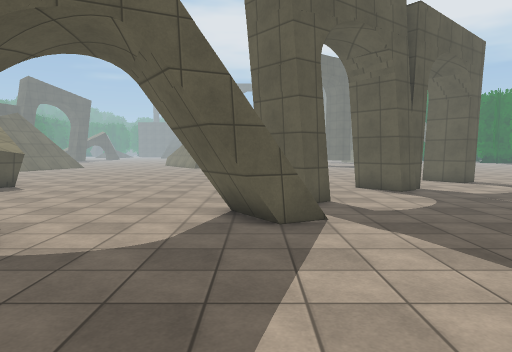
view 1 (above)

22 first-person views from a walk through a 3-D level made in the Unity game engine. The camera is 1.5 m above the floor, tilts 4° down and sees 70° across. The floor is counted in squares, 1 m on a side. Each view is taken from the middle of a square. On the plan, view 1 faces up. The plan holds only what a view shows up to about 16 squares ahead; the rest is blank. The place goes on beyond the plan. The player character is not drawn. Some animated figures are not drawn. Some surface patterns are stand-ins.

view 2
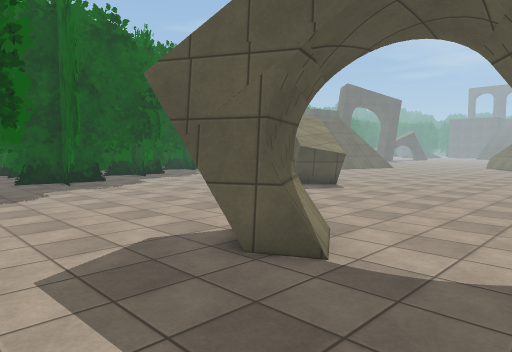

view 3
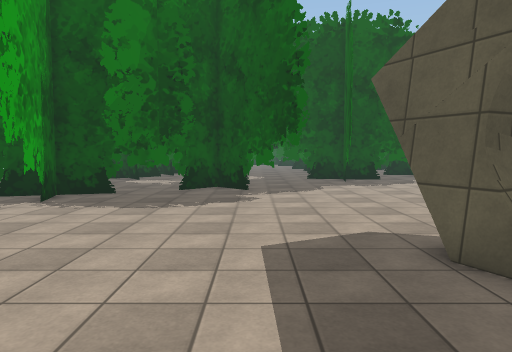

view 4
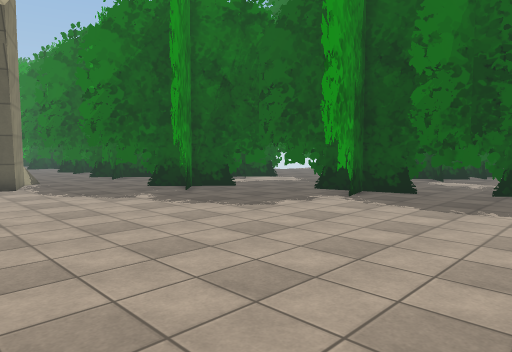

view 5
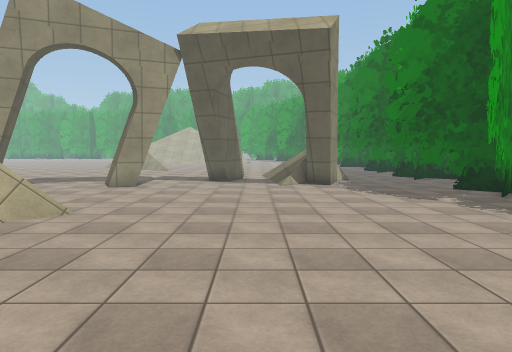

view 6
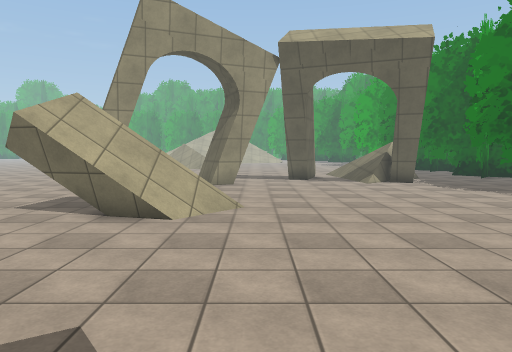

view 7
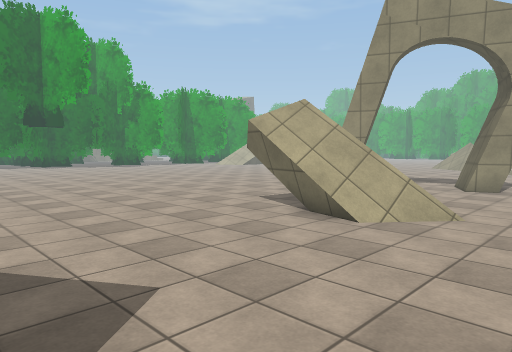

view 8
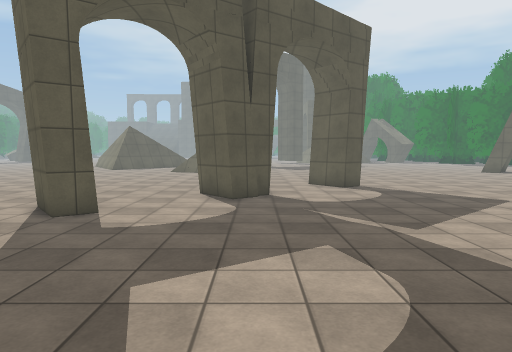

view 9
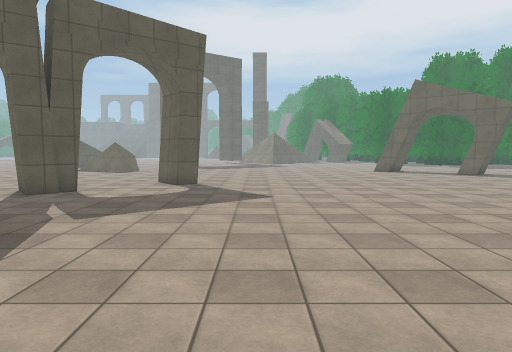

view 10
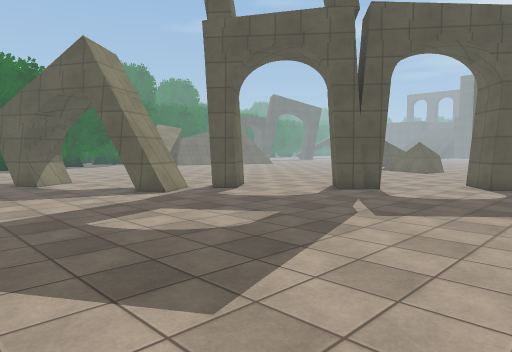

view 11
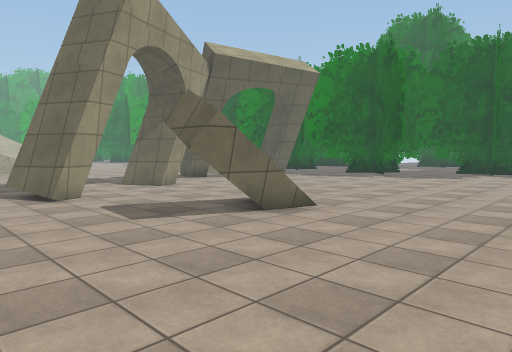

view 12
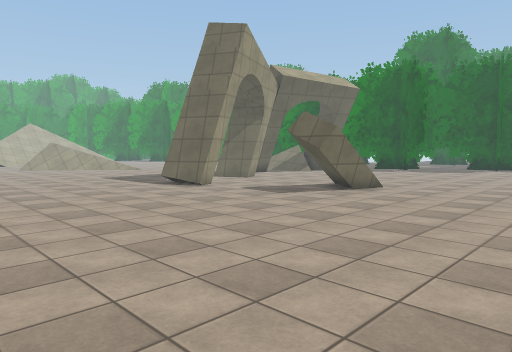

view 13
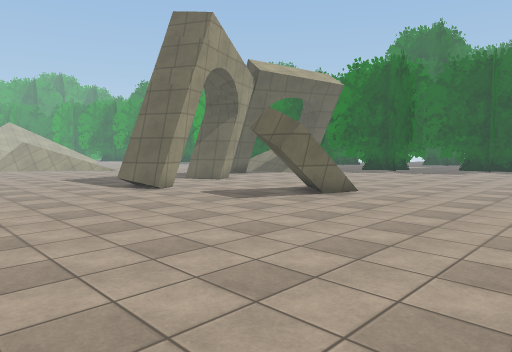

view 14
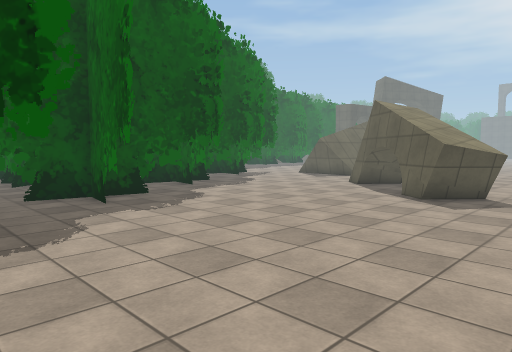

view 15
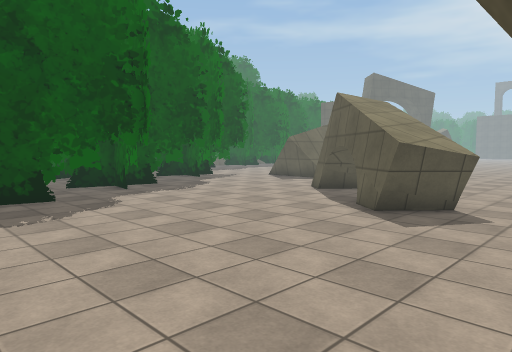

view 16
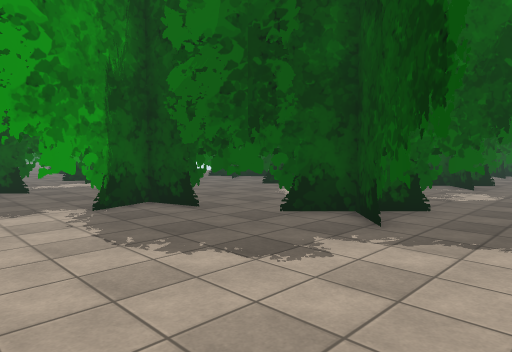

view 17
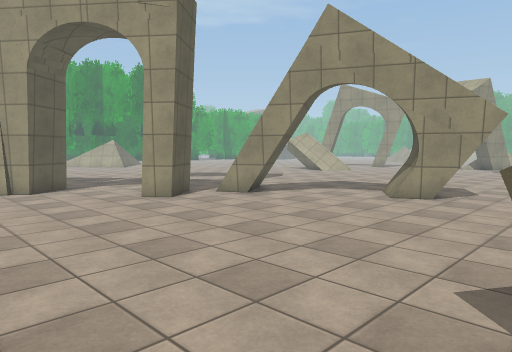

view 18
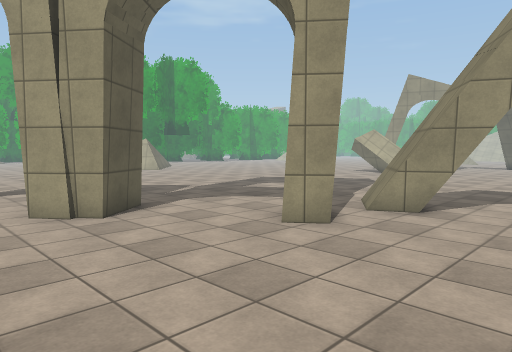

view 19
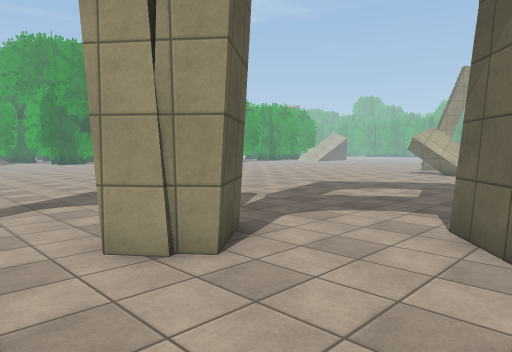

view 20
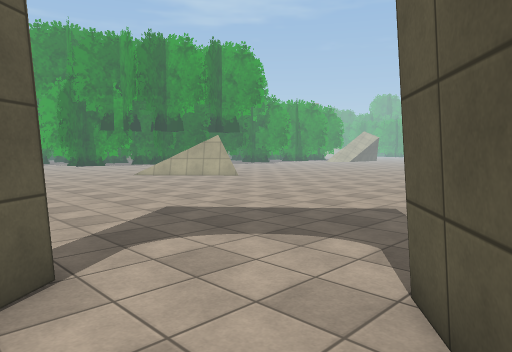

view 21
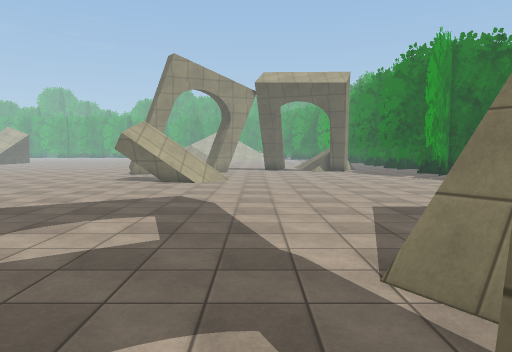

view 22
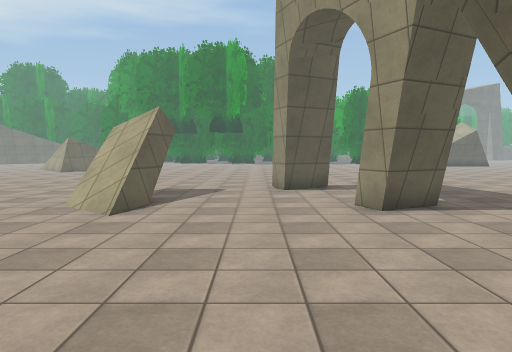

### Floor plan
Key: @ floor where view 1 was taken; # wall or solid block; x gap in a wall; . floor; / step, stairs or slope; = window, fence, low wall or low ledge; v drop or lower ground; T thing the floor can be seen under or through.
Columns run from 21 left of view 1 to 20 right of it. Each row starts with its distance up from view 1.
 18       ##   ..  ...   .... . ..# .......
 17     ..##   ...................##..........
 16    ....##  ...............................
 15   ......####.............###..............
 14  ........###..............##..............
 13 ..........................................
 12 ......................#...................
 11 ####..................##..................
 10  .#...................x..................
  9  .#.................##=..................
  8   #.................###.................
  7   #............#=...##.................
  6   #### .......###......................
  5   #............##=....................
  4   # .................................
  3    #.....T........................
  2    ###.TT........................      . .
  1      ###................................
  0       ##.............@...................
 -1        ##.................................
 -2         #.................................
 -3         ##...............................
 -4         ##TTT ...........................
 -5          #T................/=v#..........
 -6          #................////#..........
 -7          #................/=v#..........
 -8          ##.... ........................
 -9           #...#.........................
-10           ####..........................
-11            ##..................##.......
-12             ##.................##......
-13              ##...##......##...##......
-14                 ..##......##=..........

Positions as (right, up) in squares from view 1, and headings:
1: (0, 0), facing up
2: (-1, 1), facing up-left
3: (0, 2), facing left
4: (0, 2), facing down-left
5: (0, 2), facing down
6: (4, 3), facing down
7: (2, 2), facing down-right
8: (6, 2), facing up
9: (13, 1), facing up
10: (13, 1), facing up-left
11: (14, 1), facing down-left
12: (20, 2), facing down-left
13: (18, 2), facing down-left
14: (-7, 2), facing up-left
15: (-7, 5), facing up-left
16: (-7, 5), facing down-left
17: (-10, 18), facing down-right
18: (-4, 18), facing down-right
19: (0, 18), facing down-right
20: (5, 18), facing down-right
21: (3, 12), facing down
22: (-4, -10), facing right
